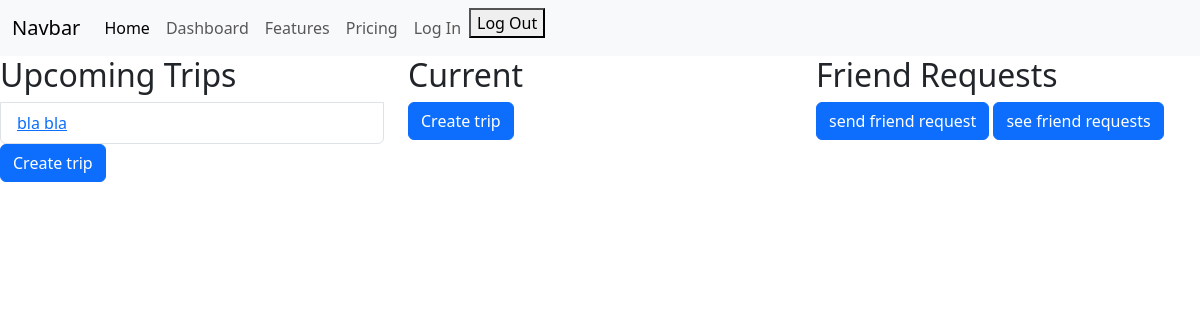
The page /dashboard (signed in) on the database as committed earlier.
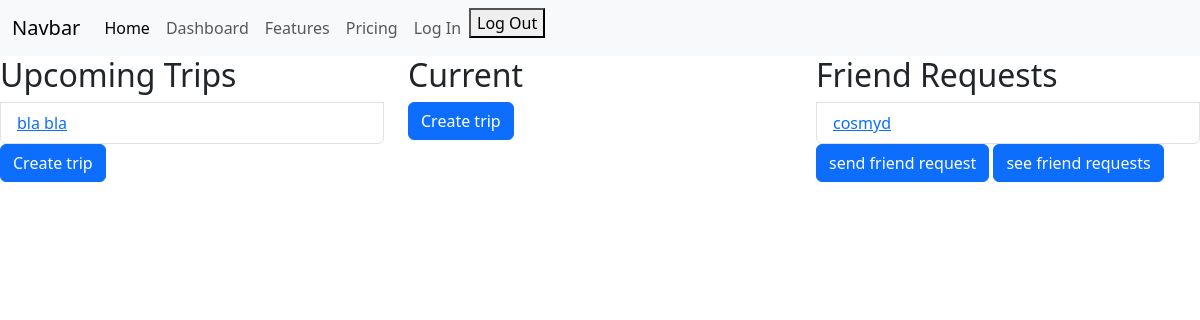
The same page on the database as committed later.
### travel/models.py (models this page shows)
class Trip(models.Model):
    name = models.CharField(max_length = 100)
    admin = models.ForeignKey(User, on_delete = models.CASCADE, related_name = 'trip_admin')
    start_date = models.DateField()
    end_date = models.DateField()
    users = models.ManyToManyField(User)

### users/models.py (models this page shows)
class FriendRequest(models.Model):
    from_user = models.ForeignKey(User, on_delete = models.CASCADE, related_name = "from_user")
    to_user = models.ForeignKey(User, on_delete = models.CASCADE, related_name = "to_user")

### travel/views.py (the view)
# urls.py: path('dashboard', views.dashboard, name='dashboard'),
@login_required
def dashboard(request):
    user = request.user
    now = datetime.datetime.now()
    upcoming_trips = Trip.objects.filter(Q(start_date__gt = now) & (Q(admin = user) | Q(users = user)))
    friend_requests = FriendRequest.objects.filter(to_user = user)
    current_trips = Trip.objects.filter(Q(start_date__gt = now) & Q(start_date__lt = now) & Q(end_date__gt = now))
    context = {
        'trips': upcoming_trips,
        'current_trips': current_trips,
        'friend_requests' : friend_requests
    }
    return render(request, 'travel/dashboard.html', context)

### travel/templates/travel/dashboard.html (shortened to what this page needs)
{% extends "travel/base.html" %}
{% block content %}
<div class="row">
  <div class="col-lg">
    <ul class="list-group">
        <h2>Upcoming Trips</h2>
        {% for trip in trips %}
        <li class="list-group-item">
            <a href="{% url 'trip-detail' trip.id %}">{{trip.name}}</a>
        </li>
        {% endfor %}
    </ul>
    <a class="btn btn-primary" href="{% url 'create-trip' %}" role="button">Create trip</a>
  </div>
  <div class="col-lg">
    <ul class="list-group">
        <h2>Current</h2>
    </ul>
    <a class="btn btn-primary" href="{% url 'create-trip' %}" role="button">Create trip</a>
  </div>
  <div class="col-lg">
    <ul class="list-group">
    <h2>Friend Requests</h2>
    {% for friend_request in friend_requests %}
    <li class="list-group-item">
        <a href="{% url 'accept-friend-request' friend_request.pk %}">{{friend_request.from_user}}</a>
    </li>
    {% endfor %}
    </ul>
    <a class="btn btn-primary" href="{% url 'send-friend-request' %}">send friend request</a>
    <a class="btn btn-primary" href="{% url 'friend-requests' %}">see friend requests</a>
  </div>
</div>
{% endblock content %}

Rows that differ between the two databases and show on the page:
added FriendRequest: from_user "cosmyd"
